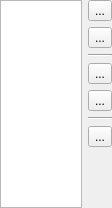
<?xml version="1.0" encoding="UTF-8"?>
<ui version="4.0">
 <class>ConfigPluginsWidget</class>
 <widget class="QWidget" name="ConfigPluginsWidget">
  <property name="geometry">
   <rect>
    <x>0</x>
    <y>0</y>
    <width>112</width>
    <height>208</height>
   </rect>
  </property>
  <property name="windowTitle">
   <string>Form</string>
  </property>
  <layout class="QHBoxLayout" name="horizontalLayout">
   <property name="leftMargin">
    <number>0</number>
   </property>
   <property name="topMargin">
    <number>0</number>
   </property>
   <property name="rightMargin">
    <number>0</number>
   </property>
   <property name="bottomMargin">
    <number>0</number>
   </property>
   <item>
    <widget class="QListView" name="listView_plugins">
     <property name="sizeAdjustPolicy">
      <enum>QAbstractScrollArea::AdjustToContents</enum>
     </property>
     <property name="alternatingRowColors">
      <bool>true</bool>
     </property>
     <property name="selectionMode">
      <enum>QAbstractItemView::SingleSelection</enum>
     </property>
     <property name="selectionBehavior">
      <enum>QAbstractItemView::SelectRows</enum>
     </property>
     <property name="verticalScrollMode">
      <enum>QAbstractItemView::ScrollPerPixel</enum>
     </property>
     <property name="flow">
      <enum>QListView::TopToBottom</enum>
     </property>
     <property name="resizeMode">
      <enum>QListView::Adjust</enum>
     </property>
     <property name="spacing">
      <number>0</number>
     </property>
     <property name="uniformItemSizes">
      <bool>false</bool>
     </property>
     <property name="selectionRectVisible">
      <bool>true</bool>
     </property>
    </widget>
   </item>
   <item>
    <widget class="QWidget" name="widget_5" native="true">
     <layout class="QVBoxLayout" name="verticalLayout_3">
      <property name="leftMargin">
       <number>0</number>
      </property>
      <property name="topMargin">
       <number>0</number>
      </property>
      <property name="rightMargin">
       <number>0</number>
      </property>
      <property name="bottomMargin">
       <number>0</number>
      </property>
      <item>
       <widget class="QToolButton" name="pushButton_moveUp">
        <property name="text">
         <string>...</string>
        </property>
        <property name="icon">
         <iconset theme="go-up">
          <normaloff>../../../../../.designer/backup</normaloff>../../../../../.designer/backup</iconset>
        </property>
       </widget>
      </item>
      <item>
       <widget class="QToolButton" name="pushButton_moveDown">
        <property name="text">
         <string>...</string>
        </property>
        <property name="icon">
         <iconset theme="go-down">
          <normaloff>../../../../../.designer/backup</normaloff>../../../../../.designer/backup</iconset>
        </property>
       </widget>
      </item>
      <item>
       <widget class="Line" name="line">
        <property name="orientation">
         <enum>Qt::Horizontal</enum>
        </property>
       </widget>
      </item>
      <item>
       <widget class="QToolButton" name="pushButton_addPlugin">
        <property name="text">
         <string>...</string>
        </property>
        <property name="icon">
         <iconset theme="list-add">
          <normaloff>../../../../../.designer/backup</normaloff>../../../../../.designer/backup</iconset>
        </property>
       </widget>
      </item>
      <item>
       <widget class="QToolButton" name="pushButton_removePlugin">
        <property name="text">
         <string>...</string>
        </property>
        <property name="icon">
         <iconset theme="list-remove">
          <normaloff>../../../../../.designer/backup</normaloff>../../../../../.designer/backup</iconset>
        </property>
       </widget>
      </item>
      <item>
       <widget class="Line" name="line_2">
        <property name="orientation">
         <enum>Qt::Horizontal</enum>
        </property>
       </widget>
      </item>
      <item>
       <widget class="QToolButton" name="pushButton_pluginConfig">
        <property name="text">
         <string>...</string>
        </property>
        <property name="icon">
         <iconset theme="preferences-other">
          <normaloff>../../../../../.designer/backup</normaloff>../../../../../.designer/backup</iconset>
        </property>
       </widget>
      </item>
      <item>
       <spacer name="verticalSpacer">
        <property name="orientation">
         <enum>Qt::Vertical</enum>
        </property>
        <property name="sizeHint" stdset="0">
         <size>
          <width>20</width>
          <height>40</height>
         </size>
        </property>
       </spacer>
      </item>
     </layout>
    </widget>
   </item>
  </layout>
 </widget>
 <resources/>
 <connections/>
</ui>
